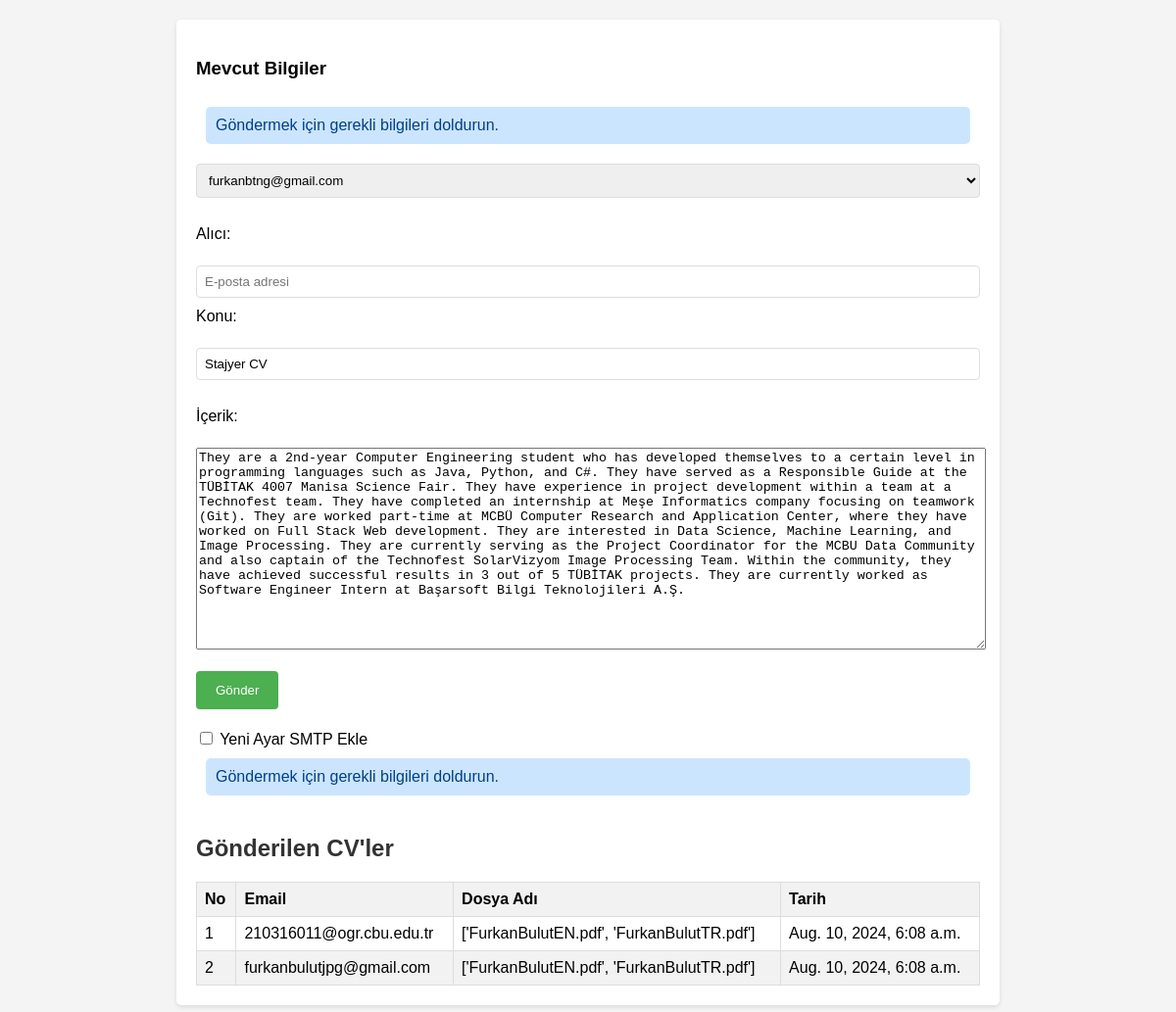
The page / on the database its author committed.
### cv_app/models.py (models this page shows, shortened)
class EmailTemplate(models.Model):
    subject = models.CharField(max_length=100)
    body = models.TextField()

class CV(models.Model):
    email = models.EmailField()
    file_name = models.CharField(max_length=255)
    date = models.DateTimeField(auto_now_add=True)

### cv_app/views.py (the view)
# urls.py: path('', views.send_cv, name='send_cv'),
def send_cv(request):
    current_settings = EmailSettings.objects.all()
    form = EmailSettingsForm()
    email_templates = EmailTemplate.objects.all()  # Mevcut e-posta şablonlarını al
    email_data = {}
    if email_templates:
        first_template = email_templates.first()
        email_data = {
            'subject': first_template.subject,
            'body': first_template.body,
        }
    if request.method == 'POST':
        email_form = EmailForm(request.POST)
        if email_form.is_valid():
            email_address = email_form.cleaned_data['email']
            selected_settings_id = request.POST.get('selected_settings')
            if selected_settings_id:
                email_settings = EmailSettings.objects.get(id=selected_settings_id)
                if not email_settings:
                    messages.error(request, 'SMTP ayarları tanımlanmamış.')
                    return redirect('send_cv')
                settings.EMAIL_HOST = email_settings.email_host
                settings.EMAIL_PORT = email_settings.email_port
                settings.EMAIL_HOST_USER = email_settings.email_host_user
                settings.EMAIL_HOST_PASSWORD = email_settings.email_host_password
                settings.EMAIL_USE_TLS = email_settings.email_use_tls
                subject = request.POST.get('subject')  # E-posta konusunu formdan al
                body = request.POST.get('body')  # E-posta içeriğini formdan al
                if not email_templates:
                    default_subject = subject
                    default_body = body
                    template = EmailTemplate.objects.create(subject=default_subject, body=default_body)
                else:
                    EmailTemplate.objects.all().update(subject=subject, body=body)
                    template = EmailTemplate.objects.first()
                file_names = ['FurkanBulutEN.pdf', 'FurkanBulutTR.pdf']  # Gönderilmek istenen dosya adları
                existing_cv = CV.objects.filter(email=email_address).exists()
                if existing_cv:
                    messages.error(request, 'Belirtilen e-posta adresine aynı dosyalar daha önce gönderilmiş.')
                    return redirect('send_cv')
                email = EmailMessage()
                email.subject = template.subject
                email.body = template.body
                email.from_email = email_settings.email_host_user
                email.to = [email_address]
                email.attach_file('FurkanBulutEN.pdf')
                email.attach_file('FurkanBulutTR.pdf')
                try:
                    email.send()
                    messages.success(request, 'CV başarıyla gönderildi.')
                    cv = CV.objects.create(email=email_address, file_name=file_names)
                    cv.save()
                except Exception as e:
                    messages.error(request, f'E-posta gönderirken bir hata oluştu: {str(e)}')
            else:
                messages.error(request, 'SMTP ayarlarını seçin.')
            return redirect(reverse('send_cv'))
        else:
            messages.error(request, 'Lütfen geçerli bir e-posta adresi girin.')
    else:
        email_form = EmailForm()
        messages.info(request, 'Göndermek için gerekli bilgileri doldurun.')
    cvs = CV.objects.all()
    return render(request, 'cv_app/send_cv.html',
                  {'email_form': email_form, 'cvs': cvs, 'form': form, 'settings': current_settings,'email_data': email_data, 'email_templates': email_templates})

### cv_app/forms.py
class EmailForm(forms.ModelForm):
    class Meta:
        model = CV
        fields = ['email']

class EmailSettingsForm(forms.ModelForm):
    class Meta:
        model = EmailSettings
        fields = ['email_host', 'email_port', 'email_host_user', 'email_host_password', 'email_use_tls']

### cv_app/models.py (called while the page is built)
    def __str__(self):
        return self.email_host_user

### templates/cv_app/send_cv.html (shortened to what this page needs)
<!DOCTYPE html>
<html lang="en">
<head>
</head>
<body>
    <div class="container">
        <div class="smtp-settings">
            <h3>Mevcut Bilgiler</h3>
               {% if messages %}
            <ul class="messages">
                {% for message in messages %}
                    <li{% if message.tags %} class="{{ message.tags }}"{% endif %}>{{ message }}</li>
                {% endfor %}
            </ul>
        {% endif %}
            <form method="post" action="{% url 'send_cv' %}">
                <select name="selected_settings">
                    {% for setting in settings %}
                        <option value="{{ setting.id }}" >{{ setting }}</option>
                    {% endfor %}
                </select><br><br>
          <label for="subject">Alıcı:</label><br>
                <input type="email" name="email" placeholder="E-posta adresi">
          <label for="subject">Konu:</label><br>
    <input type="text" id="subject" name="subject" placeholder="E-posta konusu" value="{{ email_data.subject }}"><br><br>
    <label for="body">İçerik:</label><br>
    <textarea id="body" name="body" placeholder="E-posta içeriği" style="width: 100%; height: 200px;">{{ email_data.body }}</textarea><br><br>
                <button type="submit">Gönder</button>
            </form>
        </div>
        <input type="checkbox" id="showNewSettings" class="show-new-settings">
        <label for="showNewSettings">Yeni Ayar SMTP Ekle</label>
        {% if messages %}
            <ul class="messages">
                {% for message in messages %}
                    <li{% if message.tags %} class="{{ message.tags }}"{% endif %}>{{ message }}</li>
                {% endfor %}
            </ul>
        {% endif %}
        <h2>Gönderilen CV'ler</h2>
        <table class="data-table">
            <thead>
                <tr>
                    <th>No</th>
                    <th>Email</th>
                    <th>Dosya Adı</th>
                    <th>Tarih</th>
                </tr>
            </thead>
            <tbody>
                {% for cv in cvs %}
                    <tr>
                        <td>{{ forloop.counter }}</td>
                        <td>{{ cv.email }}</td>
                        <td>{{ cv.file_name }}</td>
                        <td>{{ cv.date }}</td>
                    </tr>
                {% endfor %}
            </tbody>
        </table>
    </div>
</body>
</html>

### templates/cv_app/send_cv.html (style rules this page uses)
body { font-family: Arial, sans-serif; background-color: #f4f4f4; margin: 0; padding: 0; }
.container { max-width: 800px; margin: 20px auto; padding: 20px; background-color: #fff; border-radius: 5px; box-shadow: 0 2px 5px rgba(0, 0, 0, 0.1); }
h2 { color: #333; }
form { margin-bottom: 20px; }
.messages { list-style: none; padding: 10px; margin: 0; }
.messages li { padding: 10px; margin-bottom: 10px; border-radius: 5px; }
.info { background-color: #cce5ff; color: #004085; }
.data-table { width: 100%; border-collapse: collapse; margin-top: 20px; }
.data-table th, .data-table td { border: 1px solid #ddd; padding: 8px; }
.data-table th { background-color: #f2f2f2; text-align: left; }
.data-table tbody tr:nth-child(even) { background-color: #f2f2f2; }
.smtp-settings { margin-bottom: 20px; }
.smtp-settings label { display: block; margin-bottom: 5px; }
.smtp-settings select, .smtp-settings input[type="text"], .smtp-settings input[type="email"], .smtp-settings input[type="password"], .smtp-settings input[type="checkbox"] { width: 100%; padding: 8px; margin-bottom: 10px; border: 1px solid #ddd; border-radius: 4px; box-sizing: border-box; }
.smtp-settings button { background-color: #4CAF50; color: white; padding: 12px 20px; border: none; border-radius: 4px; cursor: pointer; }

### rows shown on the page
EmailTemplate: subject "Stajyer CV", body "They are a 2nd-year Computer Engineering student who has developed themselves to a certain level in programming languages such as Java, Python, and C#. They have served as a Responsible Guide at the TÜBİTAK 4007 Manisa Science Fair. They have experience in project development within a team at a Technofest team. They have completed an internship at Meşe Informatics company focusing on teamwork (Git). They are worked part-time at MCBÜ Computer Research and Application Center, where they have worked on Full Stack Web development. They are interested in Data Science, Machine Learning, and Image Processing. They are currently serving as the Project Coordinator for the MCBU Data Community and…"
CV: email "210316011@ogr.cbu.edu.tr", file_name "['FurkanBulutEN.pdf', 'FurkanBulutTR.pdf']", date "Aug. 10, 2024, 6:08 a.m."
CV: email "furkanbulutjpg@gmail.com", file_name "['FurkanBulutEN.pdf', 'FurkanBulutTR.pdf']", date "Aug. 10, 2024, 6:08 a.m."

### other values the page prints
{{ message }} "Göndermek için gerekli bilgileri doldurun."
form field selected_settings "furkanbtng@gmail.com"
